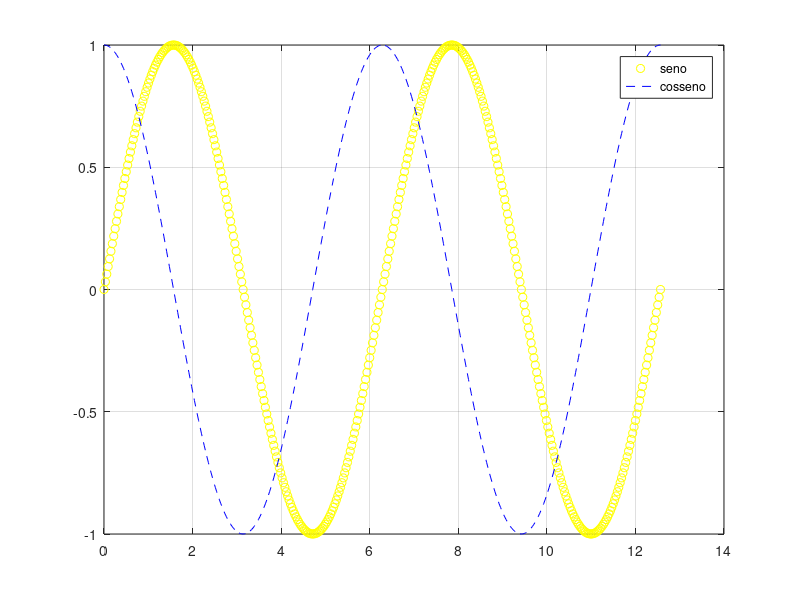

This figure's MATLAB source:
x = 0 : pi/100 : 4*pi;
z1 = sin(x);
z2 = cos(x);
a14 = plot(x , z1 , 'yo' , x , z2 , 'b--')
grid
legend('seno','cosseno')
